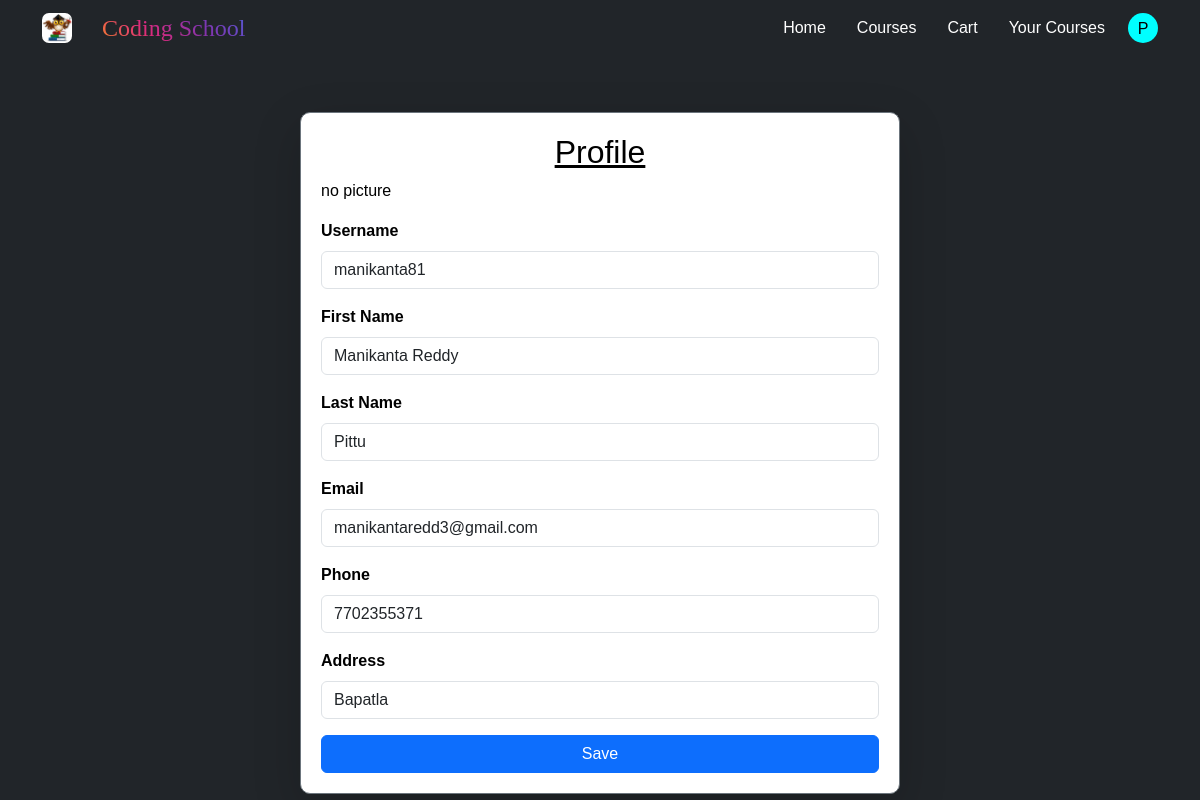
/display_profile (signed in), run on the app's committed database.
### shery_app/models.py (models this page shows, shortened)
class CustomUser(AbstractUser):
    picture=models.FileField(upload_to='profile_pictures/',null=True,default=None,blank=True)
    phone = models.CharField(max_length=15)
    address = models.TextField()
    emailaddress=models.EmailField(default='example@example.com')

### shery_app/views.py (the view, shortened to what this page needs)
# urls.py: path('display_profile',display_profile,name='display_profile'),
def display_profile(request):
    user=request.user
    profile_data=CustomUser.objects.get(id=user.id)
    form=ProfileForm()
    return render(request,'display_profile.html',{'profile_data':profile_data})

### template/display_profile.html (shortened to what this page needs)
{% load static %}
<!DOCTYPE html>
<html lang="en">
<head>
    <link rel="stylesheet" href="{% static '../shery.css' %}">
    <link href="https://cdn.jsdelivr.net/npm/bootstrap@5.3.3/dist/css/bootstrap.min.css" rel="stylesheet">
</head>
<body>
    {% include 'header.html' %}
    <div class="container col-sm-col-8">
        <div class="form-container shadow-lg">
            <h2 class="text-center "><u>Profile</u></h2>
            <form method="post" class="needs-validation" novalidate>
                {% if profile_data.picture %}
                          <div class='text-center'><img style='border-radius:50%' height='200px' width='200px' src="{{ profile_data.picture.url}}"/></div>
                {% else %}
                          <p>no picture</p>
                {% endif %}
                <div class="mb-3">
                    <label for="id_username" class="form-label">Username</label>
                    <input type="text" class="form-control" name="username" maxlength="20" id="id_username" value="{{ profile_data.username }}" required>
                </div>
                <div class="mb-3">
                    <label for="id_first_name" class="form-label">First Name</label>
                    <input type="text" class="form-control" name="first_name" maxlength="20" id="id_first_name" value="{{ profile_data.first_name }}" required>
                </div>
                <div class="mb-3">
                    <label for="id_last_name" class="form-label">Last Name</label>
                    <input type="text" class="form-control" name="last_name" maxlength="20" id="id_last_name" value="{{ profile_data.last_name }}" required>
                </div>
                <div class="mb-3">
                    <label for="id_email" class="form-label">Email</label>
                    <input type="email" class="form-control" name="email" id="id_email" value="{{ profile_data.email }}" required>
                </div>
                <div class="mb-3">
                    <label for="id_phone" class="form-label">Phone</label>
                    <input type="text" class="form-control" name="phone" maxlength="15" id="id_phone" value="{{ profile_data.phone }}" required>
                </div>
                <div class="mb-3">
                    <label for="id_address" class="form-label">Address</label>
                    <input type="text" class="form-control" name="address" id="id_address" rows="3" required value="{{ profile_data.address }}">
                </div>
                <button type="submit" class="btn btn-primary save">Save</button>
            </form>
        </div>
    </div>
</body>
</html>

### template/header.html (shortened to what this page needs)
        {% load static %}
        <nav class="navbar navbar-expand-lg w-100 bg-dark">
            <div class="container-fluid">
              <img style="margin-left:30px;border-radius:7px" src="{% static 'i1.jpg' %}" alt="" height="30px" width="30px">
              <a style="margin-left:30px;text-decoration:none;color:white;font-family:fantasy;background-image:linear-gradient(45deg, #f58529, #dd2a7b, #8134af, #515bd4);color:transparent;background-clip:text;font-size:24px;" id="brand" class="a" href="{% url 'welcome' %}" >Coding School</a>
              <div  class="collapse navbar-collapse " id="navbarNavAltMarkup">
                <div class="navbar-nav ms-auto " style="margin-right:30px;">
                  {% if user.is_authenticated %}
                  <a class="nav-link a  text-white" aria-current="page" href="{% url 'welcome' %}">Home</a>
                  <a  class="nav-link a  text-white" href="{% url 'courses' %}">Courses</a>
                  <a class="nav-link a  text-white" href="{% url 'view_cart'%}">Cart</a>
                  <a class="nav-link a  text-white" href="{% url 'enrolled'%}">Your Courses</a>
                  <a class="nav-link a   text-center profile-icon" id="profile-icon" href="" style="padding:4px;background-color:rgb(0,255,255);border-radius:50%;height:30px;width:30px;margin-top:5px;color:black;font-size:16px;">{{ user.last_name|first }}</a>
                  {% endif %}
                </div>
              </div>
            </div>
        </nav>

### static/shery.css (style rules this page uses)
* { margin:0px; padding:0px; outline:none; }
body { background-color: black; }
.a { margin-left:15px; color: white; text-decoration: none; }
.nav-link { color:white; }
img { border-radius:10px; }

### template/display_profile.html (style rules this page uses)
body { background-color: var(--bs-dark); color: var(--bs-light); font-family: Arial, sans-serif; }
.form-container { margin: auto; margin-top: 5%; max-width: 600px; padding: 20px; border: 1px solid var(--bs-secondary); border-radius: 10px; background-color: var(--bs-body-bg); color: black; }
label { font-weight: bold; }
.save { width: 100%; }

### data on the page
CustomUser: last_name|first "P", username "manikanta81", first_name "Manikanta Reddy", last_name "Pittu", email "manikantaredd3@gmail.com", phone "7702355371", address "Bapatla"
